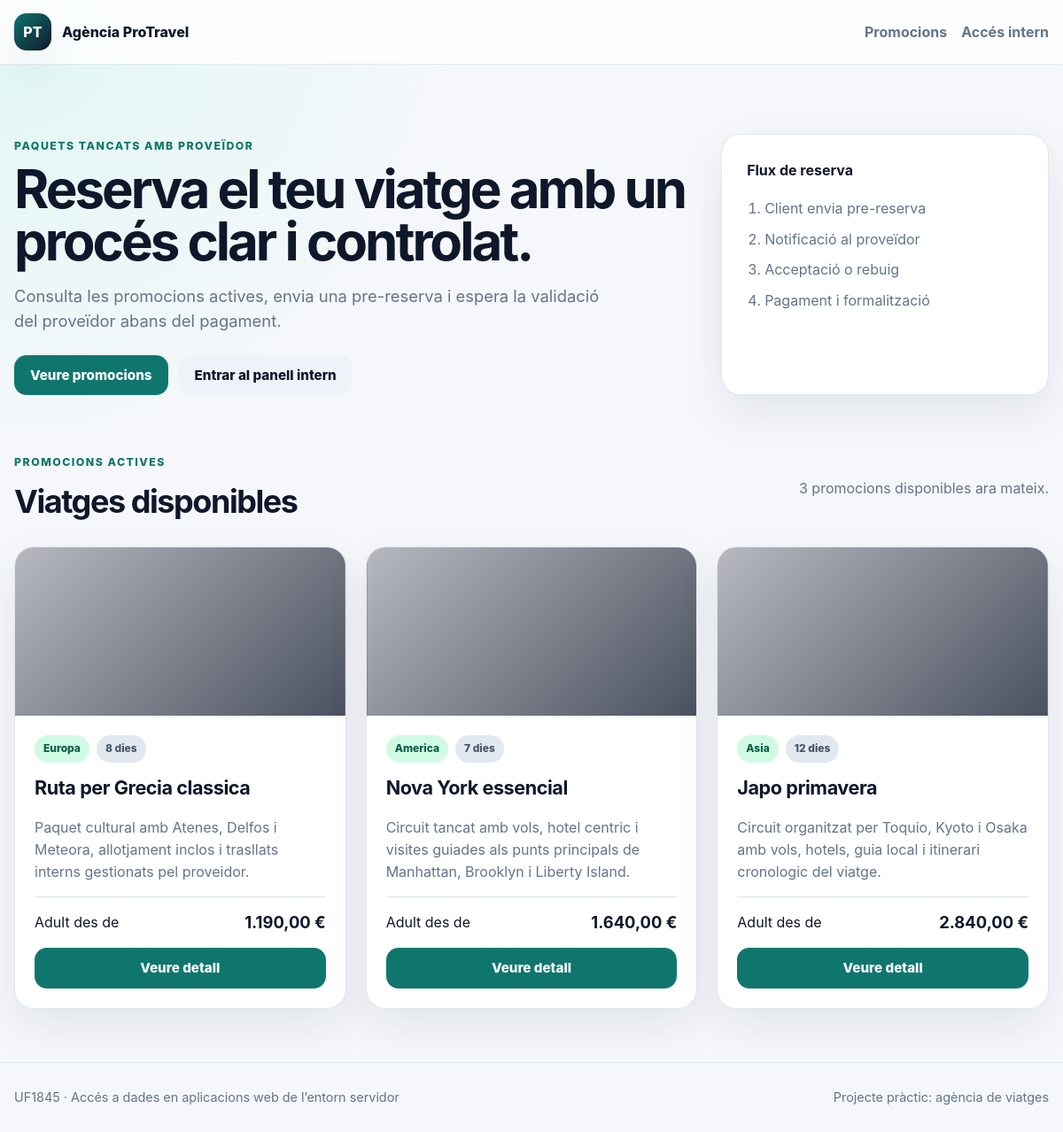
The page / on the database its author committed.
### tables this page shows
CREATE TABLE promocions (
  id_promocio INT UNSIGNED AUTO_INCREMENT PRIMARY KEY,
  id_paquet INT UNSIGNED NOT NULL,
  data_inici_promocio DATE NOT NULL,
  data_fi_promocio DATE NOT NULL,
  data_inici_viatge DATE NOT NULL,
  data_fi_viatge DATE NOT NULL,
  preu_base_adult DECIMAL(10,2) NOT NULL,
  preu_base_nen DECIMAL(10,2) NOT NULL,
  preu_extra_individual DECIMAL(10,2) NOT NULL DEFAULT 0,
  preu_extra_categoria_superior DECIMAL(10,2) NOT NULL DEFAULT 0,
  activa TINYINT(1) NOT NULL DEFAULT 1,
  created_at TIMESTAMP DEFAULT CURRENT_TIMESTAMP,
  INDEX idx_promocions_paquet (id_paquet),
  INDEX idx_promocions_dates (data_inici_promocio, data_fi_promocio),
  CONSTRAINT fk_promocions_paquet
    FOREIGN KEY (id_paquet) REFERENCES paquets(id_paquet)
    ON UPDATE CASCADE ON DELETE RESTRICT
);

CREATE TABLE paquets (
  id_paquet INT UNSIGNED AUTO_INCREMENT PRIMARY KEY,
  id_proveidor INT UNSIGNED NOT NULL,
  nom VARCHAR(180) NOT NULL,
  descripcio TEXT NOT NULL,
  numero_dies INT UNSIGNED NOT NULL,
  punt_origen VARCHAR(120) NOT NULL,
  continent VARCHAR(80) NOT NULL,
  pais_ruta VARCHAR(160) NOT NULL,
  galeria_url VARCHAR(500) NULL,
  pdf_circuit VARCHAR(500) NULL,
  created_at TIMESTAMP DEFAULT CURRENT_TIMESTAMP,
  INDEX idx_paquets_proveidor (id_proveidor),
  CONSTRAINT fk_paquets_proveidor
    FOREIGN KEY (id_proveidor) REFERENCES proveidors(id_proveidor)
    ON UPDATE CASCADE ON DELETE RESTRICT
);

### app/core/View.php (called while the page is built, shortened)
<?php
final class View
{
    public static function render(string $view, array $data = [], string $layout = 'layout'): void
    {
        extract($data, EXTR_SKIP);
        require VIEW_PATH . '/' . $view . '.php';
        $content = ob_get_clean();
        require VIEW_PATH . '/' . $layout . '.php';
    }
}

### app/controllers/HomeController.php (called while the page is built, shortened)
<?php
final class HomeController
{
    public function index(): void
    {
        $promocions = (new Promocio())->active();
        View::render('public/home', [
            'title' => 'Paquets en promoció',
            'promocions' => $promocions,
        ]);
    }
}

### app/core/Router.php (called while the page is built, shortened)
<?php
final class Router
{
    public function dispatch(): void
    {
        $route = trim((string)($_GET['r'] ?? 'home'), '/');
        $method = $_SERVER['REQUEST_METHOD'] ?? 'GET';
        try {
            match ($route) {
                '', 'home' => (new HomeController())->index(),
                'promocions' => (new PromocioController())->index(),
                'promocio' => (new PromocioController())->show((int)($_GET['id'] ?? 0)),
                'reserva/crear' => $method === 'POST'
                    ? (new ReservaController())->store((int)($_GET['promocio_id'] ?? 0))
                    : (new ReservaController())->create((int)($_GET['promocio_id'] ?? 0)),
                'reserva/gracies' => (new ReservaController())->success((int)($_GET['id'] ?? 0)),
                'auth/login' => $method === 'POST'
                    ? (new AuthController())->login()
                    : (new AuthController())->showLogin(),
                'auth/logout' => (new AuthController())->logout(),
                'admin', 'admin/dashboard' => (new AdminController())->dashboard(),
                'admin/reservas' => (new AdminController())->reservas(),
                'admin/reserva' => (new AdminController())->reserva((int)($_GET['id'] ?? 0)),
                'admin/reserva/acceptar' => (new AdminController())->acceptar((int)($_POST['id_reserva'] ?? 0)),
                'admin/reserva/rebutjar' => (new AdminController())->rebutjar((int)($_POST['id_reserva'] ?? 0)),
                'admin/reserva/formalitzar' => (new AdminController())->formalitzar((int)($_POST['id_reserva'] ?? 0)),
                default => $this->notFound(),
            };
        } catch (Throwable $e) {
            http_response_code(500);
            View::render('error', [
                'title' => 'Error',
                'message' => $e->getMessage(),
            ]);
        }
    }
}

### public/index.php (called while the page is built, shortened)
<?php
require_once dirname(__DIR__) . '/app/core/bootstrap.php';
(new Router())->dispatch();

### app/core/helpers.php (called while the page is built, shortened)
<?php
function config(string $file, ?string $key = null, mixed $default = null): mixed
{
    static $configs = [];
    if (!isset($configs[$file])) {
        $path = APP_PATH . '/config/' . $file . '.php';
        $loaded = require $path;
        $configs[$file] = is_array($loaded) ? $loaded : [];
    }
    if ($key === null) {
        return $configs[$file];
    }
    return $configs[$file][$key] ?? $default;
}
function e(mixed $value): string
{
    return htmlspecialchars((string)$value, ENT_QUOTES | ENT_SUBSTITUTE, 'UTF-8');
}
function url(string $route = 'home', array $params = []): string
{
    $params = array_merge(['r' => $route], $params);
    return 'index.php?' . http_build_query($params);
}
function money(mixed $value): string
{
    return number_format((float)$value, 2, ',', '.') . ' €';
}
function current_admin(): ?array
{
    $key = config('app', 'admin_session_key', 'agencia_admin_user');
    return $_SESSION[$key] ?? null;
}
function is_admin(): bool
{
    return current_admin() !== null;
}

### app/config/app.php (called while the page is built)
<?php
return [
    'name' => 'Agència ProTravel',
    'base_url' => '',
    'environment' => 'development',
    'provider_mail_mode' => 'log',
    'admin_session_key' => 'agencia_admin_user',
];

### app/config/database.php (called while the page is built)
<?php
return [
    'host' => '127.0.0.1',
    'port' => '8889',
    'dbname' => 'agencia_viatges',
    'user' => 'root',
    'password' => 'root',
    'charset' => 'utf8mb4',
];

### app/core/bootstrap.php (called while the page is built, shortened)
<?php
spl_autoload_register(function (string $class): void {
    $prefixes = [
        'Core\\' => APP_PATH . '/core/',
        'Controllers\\' => APP_PATH . '/controllers/',
        'Models\\' => APP_PATH . '/models/',
        'Services\\' => APP_PATH . '/services/',
    ];
    foreach ($prefixes as $prefix => $baseDir) {
        $len = strlen($prefix);
        if (strncmp($prefix, $class, $len) !== 0) {
            continue;
        }
        $relativeClass = substr($class, $len);
        $file = $baseDir . str_replace('\\', '/', $relativeClass) . '.php';
    }
});
require_once APP_PATH . '/core/helpers.php';

### app/core/Database.php (called while the page is built, shortened)
<?php
final class Database
{
    private static ?PDO $pdo = null;
    public static function connection(): PDO
    {
        $config = \config('database');
        $host = (string)($config['host'] ?? '127.0.0.1');
        $port = (string)($config['port'] ?? '3306');
        $dbname = (string)($config['dbname'] ?? 'agencia_viatges');
        $charset = (string)($config['charset'] ?? 'utf8mb4');
        $user = (string)($config['user'] ?? 'root');
        $password = (string)($config['password'] ?? '');
        $dsn = "mysql:host={$host};port={$port};dbname={$dbname};charset={$charset}";
        try {
            self::$pdo = new PDO($dsn, $user, $password, [
                PDO::ATTR_ERRMODE => PDO::ERRMODE_EXCEPTION,
                PDO::ATTR_DEFAULT_FETCH_MODE => PDO::FETCH_ASSOC,
                PDO::ATTR_EMULATE_PREPARES => false,
            ]);
        } catch (PDOException $e) {
            $safeMessage = 'No s’ha pogut connectar amb la base de dades. Revisa app/config/database.php.';
            if (\config('app', 'environment') === 'development') {
                $safeMessage .= ' Detall tècnic: ' . $e->getMessage();
            }
            throw new RuntimeException($safeMessage, 0, $e);
        }
        return self::$pdo;
    }
}

### app/models/Model.php (called while the page is built, shortened)
<?php
abstract class Model
{
    protected function db(): PDO
    {
        return Database::connection();
    }
}

### app/models/Promocio.php (called while the page is built, shortened)
<?php
final class Promocio extends Model
{
    public function active(): array
    {
        $sql = "SELECT pr.*, p.nom AS paquet_nom, p.descripcio, p.continent, p.pais_ruta, p.punt_origen,
                       p.numero_dies, p.galeria_url, p.pdf_circuit, pv.nom AS proveidor_nom
                FROM promocions pr
                INNER JOIN paquets p ON p.id_paquet = pr.id_paquet
                INNER JOIN proveidors pv ON pv.id_proveidor = p.id_proveidor
                WHERE pr.activa = 1
                  AND CURDATE() BETWEEN pr.data_inici_promocio AND pr.data_fi_promocio
                ORDER BY pr.data_inici_viatge ASC";
        return $this->db()->query($sql)->fetchAll();
    }
}

### app/views/public/home.php (the view)
<section class="hero">
    <div>
        <span class="eyebrow">Paquets tancats amb proveïdor</span>
        <h1>Reserva el teu viatge amb un procés clar i controlat.</h1>
        <p>Consulta les promocions actives, envia una pre-reserva i espera la validació del proveïdor abans del pagament.</p>
        <div class="hero-actions">
            <a class="btn" href="#promocions">Veure promocions</a>
            <?php if (!is_admin()): ?>
                <a class="btn btn-secondary" href="<?= url('auth/login') ?>">Entrar al panell intern</a>
            <?php endif; ?>
        </div>
    </div>
    <div class="hero-card">
        <strong>Flux de reserva</strong>
        <ol class="steps">
            <li>Client envia pre-reserva</li>
            <li>Notificació al proveïdor</li>
            <li>Acceptació o rebuig</li>
            <li>Pagament i formalització</li>
        </ol>
    </div>
</section>
<section id="promocions" class="section-head">
    <div>
        <span class="eyebrow">Promocions actives</span>
        <h2>Viatges disponibles</h2>
    </div>
    <p><?= count($promocions) ?> promocions disponibles ara mateix.</p>
</section>
<?php if (empty($promocions)): ?>
    <div class="panel">No hi ha promocions actives en aquest moment.</div>
<?php else: ?>
    <div class="grid cards-grid">
        <?php foreach ($promocions as $promocio): ?>
            <article class="card travel-card">
                <div class="image-placeholder" style="background-image: linear-gradient(135deg, rgba(15,23,42,.30), rgba(15,23,42,.75)), url('<?= e($promocio['galeria_url']) ?>');"></div>
                <div class="card-body">
                    <div class="badges">
                        <span class="badge"><?= e($promocio['continent']) ?></span>
                        <span class="badge muted"><?= e($promocio['numero_dies']) ?> dies</span>
                    </div>
                    <h3><?= e($promocio['paquet_nom']) ?></h3>
                    <p><?= e(mb_strimwidth($promocio['descripcio'], 0, 120, '...')) ?></p>
                    <div class="price-row">
                        <span>Adult des de</span>
                        <strong><?= money($promocio['preu_base_adult']) ?></strong>
                    </div>
                    <a class="btn full" href="<?= url('promocio', ['id' => $promocio['id_promocio']]) ?>">Veure detall</a>
                </div>
            </article>
        <?php endforeach; ?>
    </div>
<?php endif; ?>

### app/views/layout.php (shortened to what this page needs)
<!doctype html>
<html lang="ca">
<head>
    <link rel="stylesheet" href="assets/style.css">
</head>
<body>
<header class="site-header">
    <div class="container header-inner">
        <a class="brand" href="<?= url('home') ?>">
            <span class="brand-mark">PT</span>
            <span><?= e(config('app', 'name')) ?></span>
        </a>
        <nav class="nav">
            <a href="<?= url('home') ?>">Promocions</a>
            <?php if (is_admin()): ?>
                <a href="<?= url('admin/dashboard') ?>">Administració</a>
                <a href="<?= url('admin/reservas') ?>">Reserves</a>
                <a href="<?= url('auth/logout') ?>">Sortir</a>
            <?php else: ?>
                <a href="<?= url('auth/login') ?>">Accés intern</a>
            <?php endif; ?>
        </nav>
    </div>
</header>
<main class="container main">
    <?= $content ?>
</main>
<footer class="site-footer">
    <div class="container footer-inner">
        <span>UF1845 · Accés a dades en aplicacions web de l’entorn servidor</span>
        <span>Projecte pràctic: agència de viatges</span>
    </div>
</footer>
</body>
</html>

### public/assets/style.css (style rules this page uses)
:root { --bg: #f5f7fb; --surface: #ffffff; --surface-2: #eef3f9; --text: #0f172a; --muted: #64748b; --primary: #0f766e; --primary-dark: #115e59; --danger: #b91c1c; --border: #dbe4ee; --shadow: 0 20px 50px rgba(15, 23, 42, .08); --radius: 22px; }
* { box-sizing: border-box; }
html { scroll-behavior: smooth; }
body { margin: 0; font-family: Inter, ui-sans-serif, system-ui, -apple-system, BlinkMacSystemFont, "Segoe UI", sans-serif; background: radial-gradient(circle at top left, #dff7f2 0, transparent 32rem), var(--bg); color: var(--text); line-height: 1.55; }
a { color: inherit; text-decoration: none; }
.container { width: min(1180px, calc(100% - 32px)); margin: 0 auto; }
.main { padding: 34px 0 60px; }
.site-header { position: sticky; top: 0; z-index: 20; background: rgba(255, 255, 255, .86); backdrop-filter: blur(16px); border-bottom: 1px solid rgba(219, 228, 238, .8); }
.header-inner, .footer-inner, .section-inline, .section-head { display: flex; align-items: center; justify-content: space-between; gap: 24px; }
.header-inner { min-height: 72px; }
.brand { display: flex; align-items: center; gap: 12px; font-weight: 800; }
.brand-mark { width: 42px; height: 42px; border-radius: 14px; display: grid; place-items: center; color: #fff; background: linear-gradient(135deg, var(--primary), #0f172a); box-shadow: var(--shadow); }
.nav { display: flex; align-items: center; gap: 16px; color: var(--muted); font-weight: 650; }
.hero { display: grid; grid-template-columns: minmax(0, 1.35fr) minmax(320px, .65fr); gap: 30px; align-items: stretch; padding: 44px 0 34px; }
.hero h1, .section-head h1, .detail-content h1 { font-size: clamp(2.2rem, 5vw, 4.4rem); line-height: .98; margin: 8px 0 18px; letter-spacing: -.05em; }
.hero p { font-size: 1.15rem; max-width: 680px; color: var(--muted); }
.eyebrow { color: var(--primary); text-transform: uppercase; letter-spacing: .12em; font-size: .77rem; font-weight: 800; }
.hero-card, .panel, .card, .summary-bar, .stat-card { background: rgba(255,255,255,.92); border: 1px solid rgba(219,228,238,.9); border-radius: var(--radius); box-shadow: var(--shadow); }
.hero-card { padding: 28px; }
.steps { margin: 18px 0 0; padding-left: 20px; color: var(--muted); }
.steps li { margin: 10px 0; }
.hero-actions { display: flex; flex-wrap: wrap; gap: 12px; margin-top: 24px; }
.btn { display: inline-flex; align-items: center; justify-content: center; min-height: 44px; padding: 11px 18px; border: 0; border-radius: 14px; cursor: pointer; background: var(--primary); color: #fff; font-weight: 800; font-size: .95rem; }
.btn-secondary { background: var(--surface-2); color: var(--text); }
.full { width: 100%; }
.grid { display: grid; gap: 22px; }
.cards-grid { grid-template-columns: repeat(3, minmax(0, 1fr)); }
.card { overflow: hidden; }
.travel-card { min-height: 100%; }
.image-placeholder { min-height: 190px; background-size: cover; background-position: center; }
.card-body { padding: 22px; }
.card h3 { margin: 12px 0 10px; font-size: 1.35rem; letter-spacing: -.02em; }
.card p { color: var(--muted); min-height: 72px; }
.badges { display: flex; flex-wrap: wrap; gap: 8px; }
.badge, .chip, .status { display: inline-flex; align-items: center; border-radius: 999px; padding: 6px 10px; font-size: .75rem; font-weight: 850; background: #d1fae5; color: #065f46; }
.badge.muted { background: #e2e8f0; color: #475569; }
.price-row, .price-list > div { display: flex; justify-content: space-between; gap: 16px; align-items: center; padding: 14px 0; border-top: 1px solid var(--border); }
.price-row strong, .price-list strong { font-size: 1.15rem; }
.section-head { margin: 28px 0 22px; }
.section-head h1, .section-head h2 { margin: 6px 0 0; letter-spacing: -.04em; }
.section-head h2 { font-size: clamp(1.8rem, 3vw, 2.6rem); }
.section-head p { color: var(--muted); }
.site-footer { padding: 28px 0; color: var(--muted); border-top: 1px solid var(--border); }
.footer-inner { font-size: .9rem; }

### rows shown on the page
promocions: id_paquet.continent "Europa", id_paquet.numero_dies "8", id_paquet.nom "Ruta per Grecia classica", id_paquet.descripcio "Paquet cultural amb Atenes, Delfos i Meteora, allotjament inclos i trasllats interns gestionats pel proveidor.", preu_base_adult "1.190,00 €"
promocions: id_paquet.continent "America", id_paquet.numero_dies "7", id_paquet.nom "Nova York essencial", id_paquet.descripcio "Circuit tancat amb vols, hotel centric i visites guiades als punts principals de Manhattan, Brooklyn i Liberty Island.", preu_base_adult "1.640,00 €"
promocions: id_paquet.continent "Asia", id_paquet.numero_dies "12", id_paquet.nom "Japo primavera", id_paquet.descripcio "Circuit organitzat per Toquio, Kyoto i Osaka amb vols, hotels, guia local i itinerari cronologic del viatge.", preu_base_adult "2.840,00 €"

### other values the page prints
config('app', 'name') "Agència ProTravel"
count($promocions) "3"
